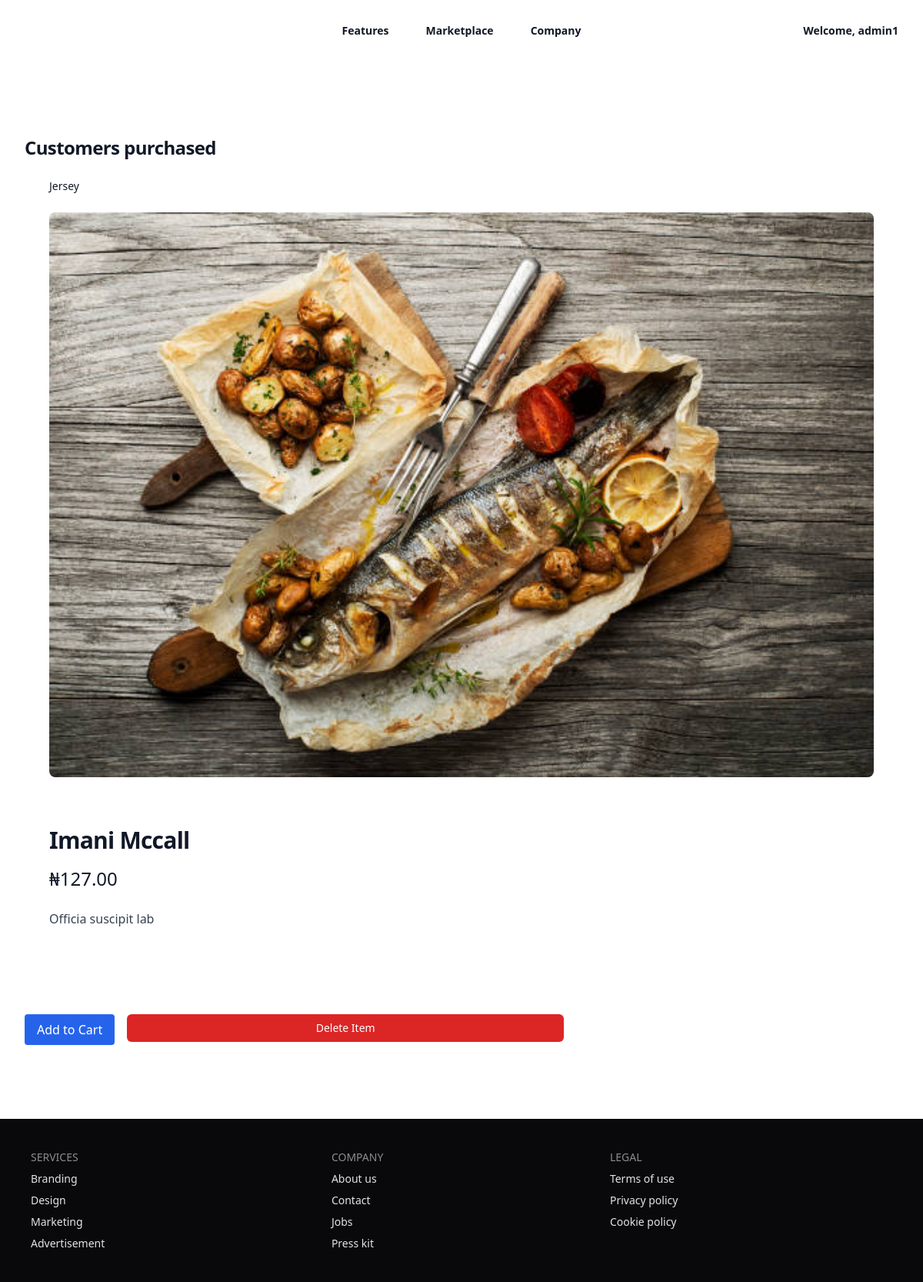
/product/29/ (signed in), run on the app's committed database.
### ecom/models.py (models this page shows, shortened)
class Product(models.Model):
    id = models.AutoField(primary_key=True)
    name = models.CharField(max_length=100)
    description = models.TextField()
    price = models.DecimalField(max_digits=10, decimal_places=2)
    image = models.ImageField(upload_to='products/')
    category = models.ForeignKey(Category, on_delete=models.CASCADE)
    created_at = models.DateTimeField(auto_now_add=True)
    is_sold = models.BooleanField(default=False)  # renamed for clarity
    sold_by = models.ForeignKey(User, on_delete=models.SET_NULL, null=True, blank=True, related_name='sold_products')
    sold_at = models.DateTimeField(null=True, blank=True)
    class Meta:
        ordering = ['-created_at']

class Category(models.Model):
    id = models.AutoField(primary_key=True)
    name = models.CharField(max_length=100)
    created_at = models.DateTimeField(auto_now_add=True)
    class Meta:
        ordering = ['-created_at']
    def __str__(self):
        return self.name

### ecom/views.py (the view)
# urls.py: path('product/<int:product_id>/', views.product_detail, name='product_detail'),
def product_detail(request, product_id):
    product = get_object_or_404(Product, id=product_id)
    sold_message = None
    if product.is_sold:
        sold_message = f"This product was bought by @{product.sold_by.username} on {product.sold_at.strftime('%Y-%m-%d %H:%M:%S')}"
    return render(request, 'detail.html', {
        'product': product,
        'sold_message': sold_message
    })

### templates/detail.html (shortened to what this page needs)
{% extends 'base.html' %}
{% block content %}
<div class="bg-white">
    <div class="pt-6">
        <nav aria-label="Breadcrumb">
            <ol class="mx-auto flex max-w-2xl items-center space-x-2 px-4 sm:px-6 lg:max-w-7xl lg:px-8">
                <li>
                    <div class="flex items-center">
                        <a href="#" class="mr-2 text-sm font-medium text-gray-900">{{ product.category }}</a>
                    </div>
                </li>
            </ol>
        </nav>
        <div class="mx-auto mt-6 max-w-2xl sm:px-6 lg:max-w-7xl lg:px-8">
            <img src="{{ product.image.url }}" alt="{{ product.name }}"
                class="w-full rounded-lg object-cover sm:rounded-lg">
        </div>
        <div class="mx-auto max-w-2xl px-4 pt-10 pb-16 sm:px-6 lg:max-w-7xl lg:px-8 lg:pt-16 lg:pb-24">
            <div>
                <h1 class="text-3xl font-bold tracking-tight text-gray-900">{{ product.name }}</h1>
                <p class="mt-4 text-2xl text-gray-900">₦{{ product.price }}</p>
                <p class="mt-6 text-base text-gray-700">{{ product.description }}</p>
            </div>
        </div>
        <div class="mt-4 flex gap-4">
            {% if product.sold %}
                {% with now=now|default:None %}
                {% if product.payment_set.first.timestamp and product.payment_set.first.timestamp|timesince:now < '1 day' %}
                    <p class="text-red-600 font-semibold">
                        Sold by @{{ product.sold_by.username }} <br>
                        on {{ product.payment_set.first.timestamp|date:"F j, Y, g:i a" }}
                    </p>
                {% else %}
                    <p class="text-gray-500 italic">This product was sold more than 1 day ago.</p>
                {% endif %}
                {% endwith %}
            {% else %}
                <form method="POST" action="{% url 'add_to_cart' product.id %}">
                    <button type="submit" class="btn bg-blue-600 text-white px-4 py-2 rounded hover:bg-blue-700">
                        Add to Cart
                    </button>
                </form>
            {% endif %}
            <form method="POST" action="{% url 'delete_product' product.id %}" onsubmit="return confirm('Are you sure you want to delete this item?');" class="w-1/2">
                <button type="submit"
                        class="w-full inline-flex justify-center items-center px-2 py-2 text-sm font-medium text-white bg-red-600 rounded-md hover:bg-red-700">
                    Delete Item
                </button>
            </form>
        </div>
    </div>
</div>
{% endblock %}

### templates/base.html (shortened to what this page needs)
{% load static %}
<!DOCTYPE html>
<html lang="en">
<head>
    <script src="https://cdn.tailwindcss.com"></script>
    <link href="https://cdn.jsdelivr.net/npm/daisyui@5" rel="stylesheet" />
</head>
<body>
    <header class="bg-white">
        <nav class="mx-auto flex max-w-7xl items-center justify-between p-6 lg:px-8" aria-label="Global">
            <div class="flex lg:flex-1">
                <a href=" {% url 'product_list' %} " class="-m-1.5 p-1.5">
                </a>
            </div>
            <div class="hidden lg:flex lg:gap-x-12">
                <a href="#" class="text-sm font-semibold text-gray-900">Features</a>
                <a href="#" class="text-sm font-semibold text-gray-900">Marketplace</a>
                <a href="#" class="text-sm font-semibold text-gray-900">Company</a>
            </div>
            {% if user.is_authenticated %}
            <div class="hidden lg:flex lg:items-center lg:space-x-4 lg:flex-1  lg:justify-end">
            <div class="flex flex-col items-center space-y-1">
           <div class="relative inline-block text-left">
           <button onclick="toggleDropdown()" class="flex items-center focus:outline-none">
            <span class="text-sm font-semibold text-gray-900"> Welcome, {{ user.username }}</span>
           </button>
         </div>
            {% else %}
            <div class="hidden lg:flex lg:flex-1 lg:justify-end">
            <a href="/login" class="btn btn-sm btn-primary">Login</a>
            </div>
            {% endif %}
        </nav>
    </header>
    <div class="bg-white">
        <div class="mx-auto max-w-2xl px-4 py-16 sm:px-6 sm:py-24 lg:max-w-7xl lg:px-8">
            <h2 class="text-2xl font-bold tracking-tight text-gray-900">Customers purchased</h2>
            {% block content %}
            {% endblock %}
        </div>
    </div>
    <footer class="footer sm:footer-horizontal bg-neutral text-neutral-content p-10">
        <nav>
            <h6 class="footer-title">Services</h6>
            <a class="link link-hover">Branding</a>
            <a class="link link-hover">Design</a>
            <a class="link link-hover">Marketing</a>
            <a class="link link-hover">Advertisement</a>
        </nav>
        <nav>
            <h6 class="footer-title">Company</h6>
            <a class="link link-hover">About us</a>
            <a class="link link-hover">Contact</a>
            <a class="link link-hover">Jobs</a>
            <a class="link link-hover">Press kit</a>
        </nav>
        <nav>
            <h6 class="footer-title">Legal</h6>
            <a class="link link-hover">Terms of use</a>
            <a class="link link-hover">Privacy policy</a>
            <a class="link link-hover">Cookie policy</a>
        </nav>
    </footer>
</body>
</html>

### data on the page
Product: category "Jersey", image (picture), name "Imani Mccall", price "127.00", description "Officia suscipit lab"

### other printed values
{{ user.username }} "admin1"
